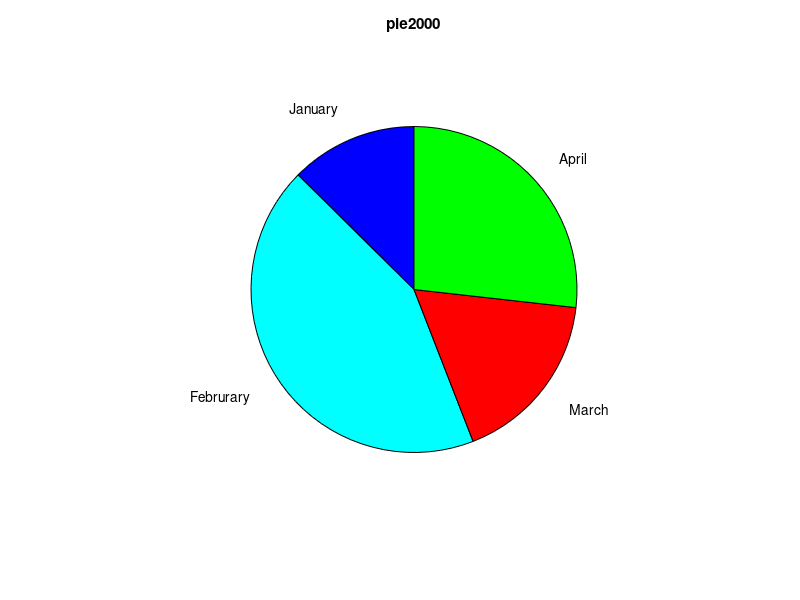
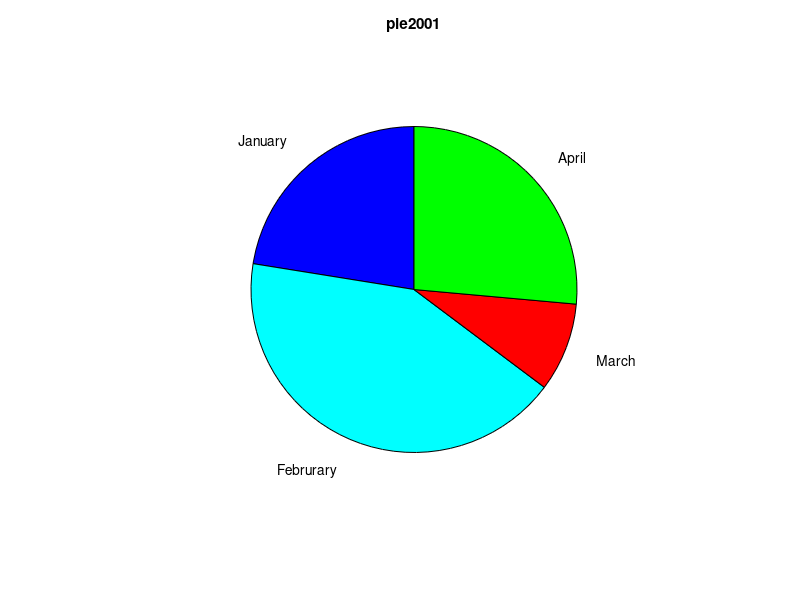
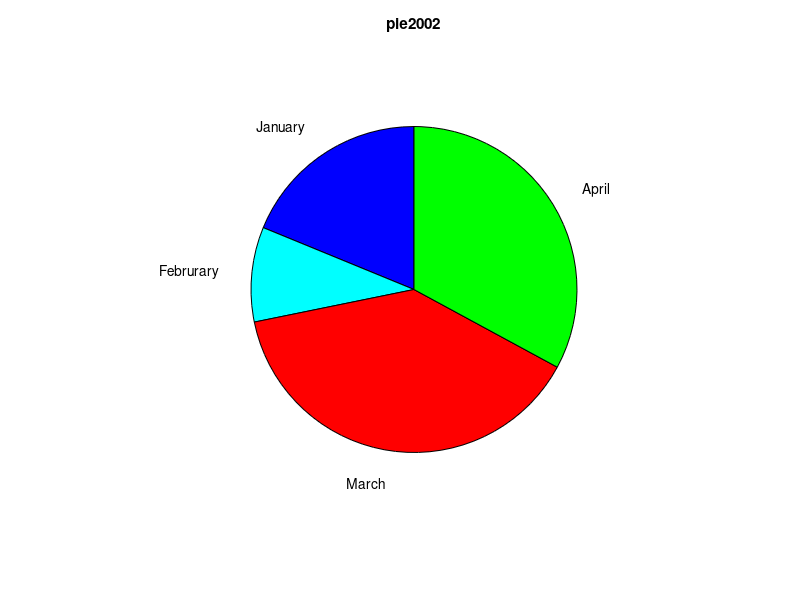
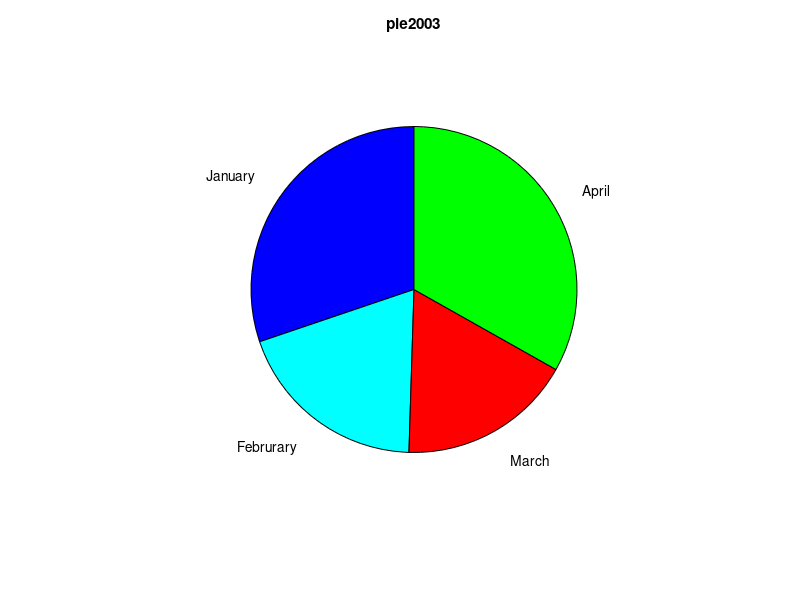

The MATLAB source for these figures, in order:
close all; clear;
load('barpie_data.mat')
n = [];
D = [];

for i = 1:16
    figure()
    D = [D;dt(i,:)];
    pie(dt(i,:),labels)
    color = [0 0 1; 0,1,1; 1 0 0; 0 1 0];
    colormap(color)
%     colormap([
%         0 0 1;  %// blue
%         0,1,1;  %// cyan
%         1 0 0;  %// red
%         0 1 0;  %// green
%         ])
    yi = year+i;
    name = ['pie' num2str(yi-1)];
    n = [n;name];
    title(name)
%     ax.FontWeight = 'bold';
    fname = [name '.png'];
%     saveas(gcf,fname)
end